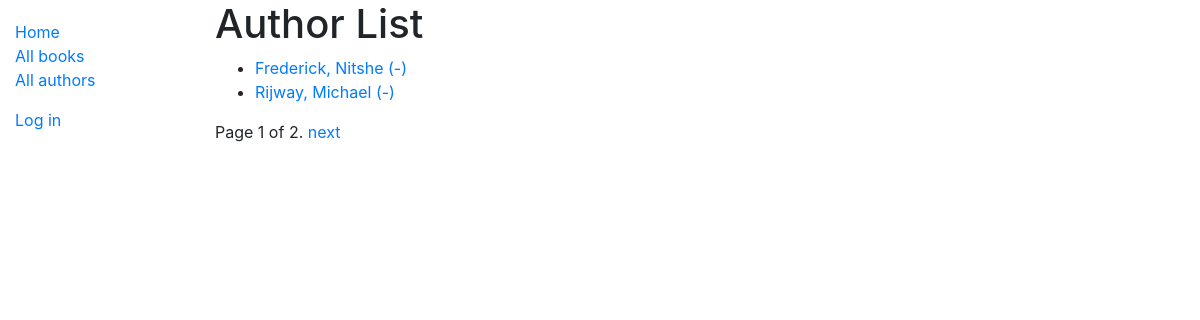
Page /catalog/authors/ on the earlier database version.
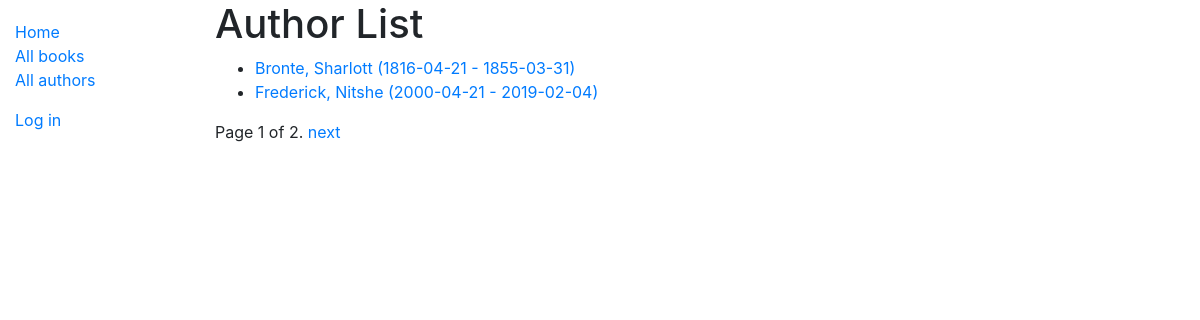
Same page on the later database version.
### catalog/models.py (models this page shows)
class Author(models.Model):
    first_name = models.CharField(max_length=100)
    last_name = models.CharField(max_length=100)
    date_of_birth = models.DateField(blank=True, null=True)
    date_of_death = models.DateField('Died', blank=True, null=True)
    def get_absolute_url(self):
        return reverse('author-detail', args=[str(self.id)])
    def get_life_period(self):
        if self.date_of_birth :
            return f'{self.date_of_birth} - {self.date_of_death if self.date_of_death else "now"}'
        else:
            return '-'
    class Meta:
        ordering=['last_name','first_name']
        permissions = (
            ("can_edit_authors", "Create, update, delete"),
        )
    def __str__(self):
        return f'{self.last_name}, {self.first_name}'

### catalog/views.py (the view)
# urls.py: path('authors/', views.AuthorListView.as_view(), name='authors'),
class AuthorListView(generic.ListView):
    model = Author
    paginate_by = 2

### catalog/templates/catalog/author_list.html (shortened to what this page needs)
{% extends "base_generic.html" %}
{% block content %}
  <h1>Author List</h1>
  {% if author_list %}
  <ul>
    {% for author in author_list %}
      <li>
        <a href="{{ author.get_absolute_url }}">{{ author }} ({{ author.get_life_period }})</a>
      </li>
    {% endfor %}
  </ul>
  {% else %}
    <p>There are no authors in database yet</p>
  {% endif %}
{% endblock %}

Differences in the rows shown:
no longer on this page (row unchanged): Author: last_name+first_name "Rijway, Michael", get_life_period "-"
added Author: last_name+first_name "Bronte, Sharlott", get_life_period "1816-04-21 - 1855-03-31"
changed Author "Frederick, Nitshe": get_life_period "-" → "2000-04-21 - 2019-02-04"
